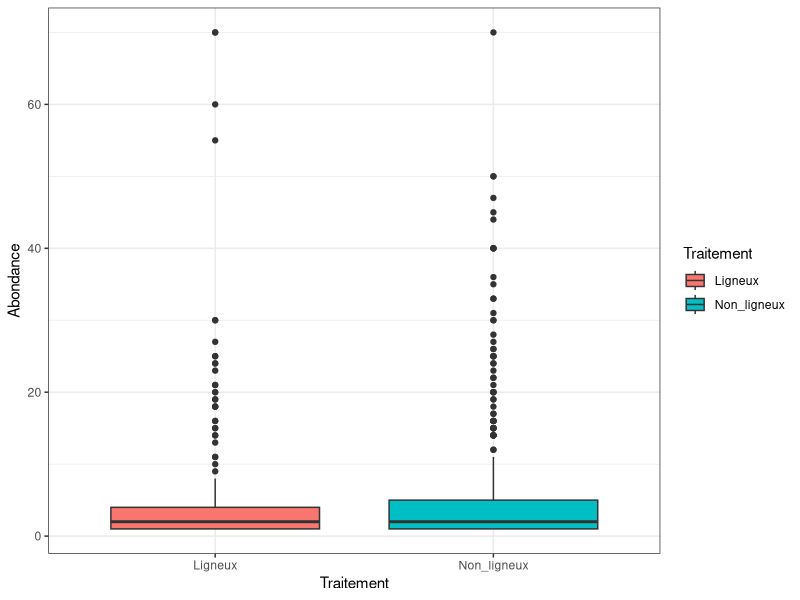
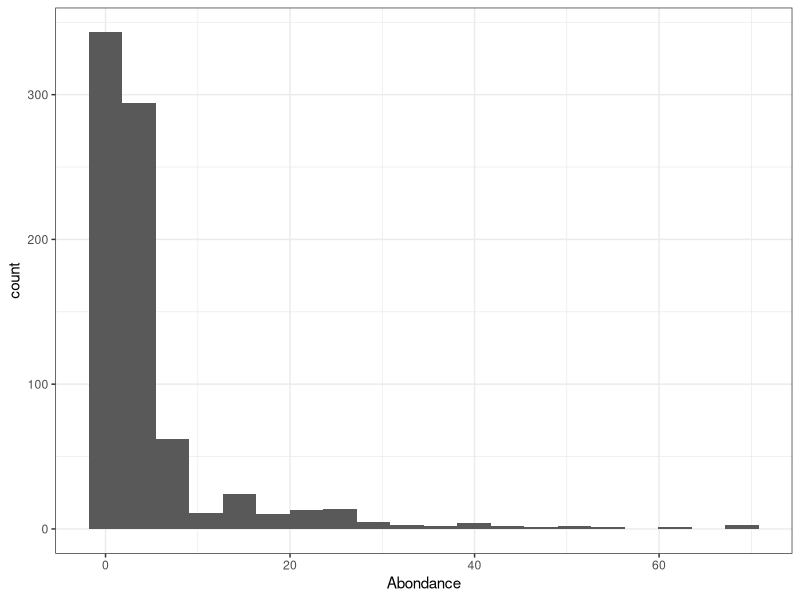
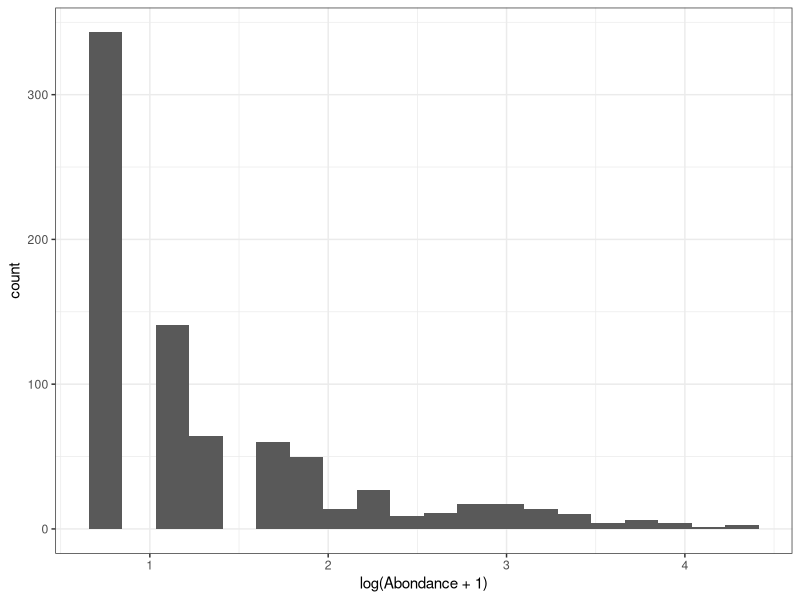

Write R code to recreate these figures, in order. (Note: this script raises an error after producing the figures.)
## ---- chunk 1
library(dplyr)
library(tidyverse)
library(lme4)
library(vegan)
library(ade4)
## ---- chunk 2
setwd("~/M2/FIRE")
faune_sol<-read.csv("Faune2.csv", header = T, sep=";")
## ---- chunk 3
str(faune_sol)
faune_sol$Code_barber<-as.factor(faune_sol$Code_barber)
faune_sol$Numero_barber<-as.factor(faune_sol$Numero_barber)
faune_sol$Site<-as.factor(faune_sol$Site)
faune_sol$Traitement<-as.factor(faune_sol$Traitement)
faune_sol$Repetition<-as.factor(faune_sol$Repetition)
faune_sol$Classe<-as.factor(faune_sol$Classe)
faune_sol$Ordre<-as.factor(faune_sol$Ordre)
faune_sol$Genre<-as.factor(faune_sol$Genre)
faune_sol$Espece<-as.factor(faune_sol$Espece)
faune_sol$Abondance<-as.numeric(faune_sol$Abondance)

#Set blank to NA 
faune_sol[faune_sol == ""] <- NA  

#Select rows with NAs
NA_ab<-faune_sol[is.na(faune_sol$Abondance), ]
NA_ab
## ---- chunk 4
length(unique(faune_sol$Code_barber))
length(unique(faune_sol$Numero_barber))

#je selectionne morties
morties<- filter(faune_sol, Site=='Morties')
length(unique(morties$Numero_barber))

#je selectionne buzarens
buzarens<- filter(faune_sol, Site=='Buzarens')
length(unique(buzarens$Numero_barber))

#je selectionne triballe
triballe<- filter(faune_sol, Site=='Triballe')
length(unique(triballe$Numero_barber))
## ---- chunk 5
faune_sol<-faune_sol[!faune_sol$Abondance>99,]
mean(faune_sol$Abondance)
## ---- chunk 6
ggplot(faune_sol,aes(x=Traitement,y=Abondance,fill=Traitement))+
  geom_boxplot()+
  theme_bw()
## ---- chunk 7

ggplot(faune_sol,aes(x=Abondance))+
  geom_histogram(bins=20)+theme_bw()

ggplot(faune_sol,aes(x=log(Abondance+1)))+
  geom_histogram(bins=20)+theme_bw()
## ---- chunk 8
poiss_random<-glmer(Abondance~Site*Traitement+(1|Repetition)+(1|Parcelle), data=faune_sol, family = poisson)#AIC =  8285.4 
plot(poiss)

poiss<-glm(Abondance~Site*Traitement, data=faune_sol, family = poisson)
plot(poiss)
## ---- chunk 9
negbin<-glmer.nb(Abondance~Site*Traitement+(1|Repetition)+(1|Parcelle), data=faune_sol, family = quasipoisson)#AIC = 4261.69
plot(negbin)

## ---- chunk 10
sub_faune<-filter(faune_sol,faune_sol$Classe=="Acari" |
                            faune_sol$Classe=="Collembola" |
                            faune_sol$Classe=="Insecta")
## ---- chunk 11
ggplot(sub_faune,aes(x=Traitement,y=Abondance,fill=Traitement))+
  geom_boxplot()+
  facet_grid(.~Classe)+
  theme_bw()
## ---- chunk 12
matrix <- faune_sol %>% 
  select(Numero_barber, Classe, Abondance) %>% 
  group_by(Numero_barber, Classe) %>% 
  summarise(Ab = mean(Abondance)) %>% 
  pivot_wider(names_from = Classe, values_from = Ab,values_fill = 0)
matrice<-as.data.frame(matrix)
rownames(matrice) <- matrice$Numero_barber
matrice_t<-t(matrice)
matrice<-matrice[,-1]
## ---- chunk 13
mat<- faune_sol %>% 
  group_by(Numero_barber, Site, Traitement, Parcelle) %>% 
  summarise(n()) 

mat<-as.data.frame(mat)
rownames(mat) <- mat$Numero_barber

mat$Traitement<-as.factor(mat$Traitement)
mat$Site<-as.factor(mat$Site)
mat$Parcelle<-as.factor(mat$Parcelle)
mat<-mat[,-c(1,4)]

## ---- chunk 14
bc<-vegdist(matrice,method="bray")

# Distance de Bray Curtis
bc_dist=sqrt(vegdist(matrice,"bray"))
#comparaison des distance entre bray_curtis et la racine carr? de bray curtis
plot(bc,bc_dist,xlim=c(0,1), ylim=c(0,1))
abline(0,1)
#Nous pouvons faire une PcoA au vue des données obtenu via le graphe

is.euclid(bc_dist)#TRUE 
## ---- chunk 15
pcbc=dudi.pco(bc_dist,scannf = F,nf=20)
s.label(pcbc$li, sub="Bray curtis")
s.class(pcbc$li,mat$Traitement,col=c(1:2),sub="Bray curtis")
s.class(pcbc$li,mat$Site,col=c(1:3),sub="Bray curtis")
## ---- chunk 16
pcobc=pcoa(bc)
biplot(pcobc, col=c("red"))
